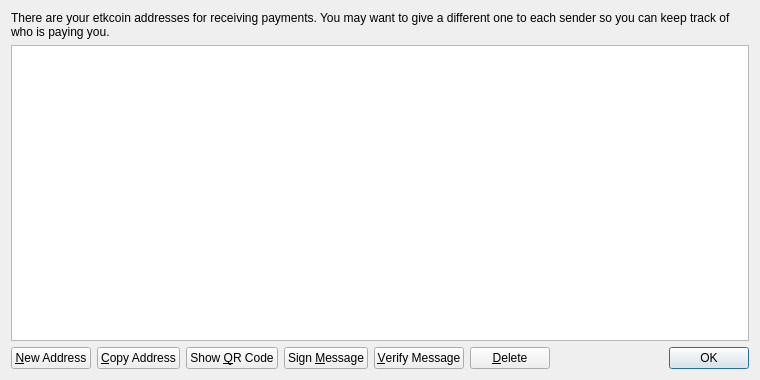
<?xml version="1.0" encoding="UTF-8"?>
<ui version="4.0">
 <class>AddressBookPage</class>
 <widget class="QWidget" name="AddressBookPage">
  <property name="geometry">
   <rect>
    <x>0</x>
    <y>0</y>
    <width>760</width>
    <height>380</height>
   </rect>
  </property>
  <property name="windowTitle">
   <string>Address Book</string>
  </property>
  <layout class="QVBoxLayout" name="verticalLayout">
   <item>
    <widget class="QLabel" name="labelExplanation">
     <property name="text">
      <string>There are your etkcoin addresses for receiving payments. You may want to give a different one to each sender so you can keep track of who is paying you.</string>
     </property>
     <property name="textFormat">
      <enum>Qt::PlainText</enum>
     </property>
     <property name="wordWrap">
      <bool>true</bool>
     </property>
    </widget>
   </item>
   <item>
    <widget class="QTableView" name="tableView">
     <property name="contextMenuPolicy">
      <enum>Qt::CustomContextMenu</enum>
     </property>
     <property name="toolTip">
      <string>Double-click to edit address or label</string>
     </property>
     <property name="tabKeyNavigation">
      <bool>false</bool>
     </property>
     <property name="alternatingRowColors">
      <bool>true</bool>
     </property>
     <property name="selectionMode">
      <enum>QAbstractItemView::SingleSelection</enum>
     </property>
     <property name="selectionBehavior">
      <enum>QAbstractItemView::SelectRows</enum>
     </property>
     <property name="sortingEnabled">
      <bool>true</bool>
     </property>
     <attribute name="verticalHeaderVisible">
      <bool>false</bool>
     </attribute>
    </widget>
   </item>
   <item>
    <layout class="QHBoxLayout" name="horizontalLayout">
     <item>
      <widget class="QPushButton" name="newAddressButton">
       <property name="toolTip">
        <string>Create a new address</string>
       </property>
       <property name="text">
        <string>&amp;New Address</string>
       </property>
       <property name="icon">
        <iconset resource="../bitcoin.qrc">
         <normaloff>:/icons/add</normaloff>:/icons/add</iconset>
       </property>
      </widget>
     </item>
     <item>
      <widget class="QPushButton" name="copyToClipboard">
       <property name="toolTip">
        <string>Copy the currently selected address to the system clipboard</string>
       </property>
       <property name="text">
        <string>&amp;Copy Address</string>
       </property>
       <property name="icon">
        <iconset resource="../bitcoin.qrc">
         <normaloff>:/icons/editcopy</normaloff>:/icons/editcopy</iconset>
       </property>
      </widget>
     </item>
     <item>
      <widget class="QPushButton" name="showQRCode">
       <property name="text">
        <string>Show &amp;QR Code</string>
       </property>
       <property name="icon">
        <iconset resource="../bitcoin.qrc">
         <normaloff>:/icons/qrcode</normaloff>:/icons/qrcode</iconset>
       </property>
      </widget>
     </item>
     <item>
      <widget class="QPushButton" name="signMessage">
       <property name="toolTip">
        <string>Sign a message to prove you own a etkcoin address</string>
       </property>
       <property name="text">
        <string>Sign &amp;Message</string>
       </property>
       <property name="icon">
        <iconset resource="../bitcoin.qrc">
         <normaloff>:/icons/edit</normaloff>:/icons/edit</iconset>
       </property>
      </widget>
     </item>
     <item>
      <widget class="QPushButton" name="verifyMessage">
       <property name="toolTip">
        <string>Verify a message to ensure it was signed with a specified etkcoin address</string>
       </property>
       <property name="text">
        <string>&amp;Verify Message</string>
       </property>
       <property name="icon">
        <iconset resource="../bitcoin.qrc">
         <normaloff>:/icons/transaction_0</normaloff>:/icons/transaction_0</iconset>
       </property>
      </widget>
     </item>
     <item>
      <widget class="QPushButton" name="deleteButton">
       <property name="toolTip">
        <string>Delete the currently selected address from the list</string>
       </property>
       <property name="text">
        <string>&amp;Delete</string>
       </property>
       <property name="icon">
        <iconset resource="../bitcoin.qrc">
         <normaloff>:/icons/remove</normaloff>:/icons/remove</iconset>
       </property>
      </widget>
     </item>
     <item>
      <spacer name="horizontalSpacer">
       <property name="orientation">
        <enum>Qt::Horizontal</enum>
       </property>
       <property name="sizeHint" stdset="0">
        <size>
         <width>40</width>
         <height>20</height>
        </size>
       </property>
      </spacer>
     </item>
     <item>
      <widget class="QDialogButtonBox" name="buttonBox">
       <property name="sizePolicy">
        <sizepolicy hsizetype="Maximum" vsizetype="Fixed">
         <horstretch>0</horstretch>
         <verstretch>0</verstretch>
        </sizepolicy>
       </property>
       <property name="standardButtons">
        <set>QDialogButtonBox::Ok</set>
       </property>
      </widget>
     </item>
    </layout>
   </item>
  </layout>
 </widget>
 <resources>
  <include location="../bitcoin.qrc"/>
 </resources>
 <connections/>
</ui>
